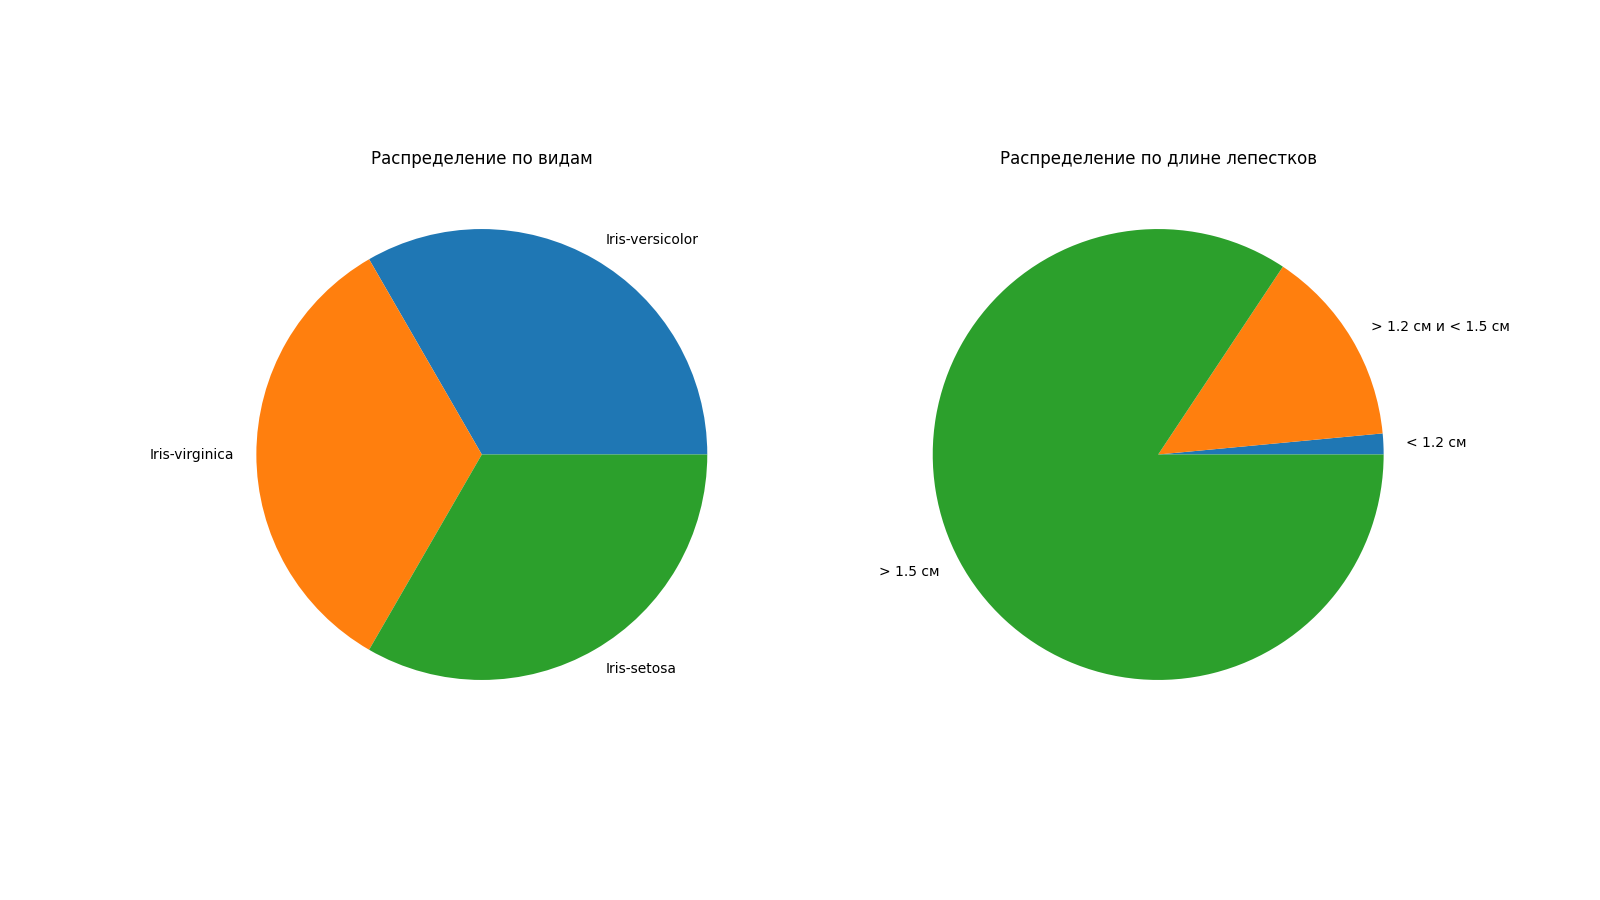

Generate this figure with Python:
import numpy as np
import pandas as pd
import matplotlib.pyplot as plt

df = pd.read_csv("iris_data.csv")
#print(df.head())

fig = plt.figure(figsize = (16, 9), dpi = 100)
ax1 = fig.add_subplot(121)
ax2 = fig.add_subplot(122)

#print(set(df["Species"]))
#{'Iris-versicolor', 'Iris-virginica', 'Iris-setosa'}
#print(df[df["SepalLengthCm"] > 5].count())

ax1.set_title("Распределение по видам")
ax1.pie([len(df[df["Species"] == "Iris-versicolor"]), len(df[df["Species"] == "Iris-virginica"]), len(df[df["Species"] == "Iris-setosa"])], labels = ['Iris-versicolor', 'Iris-virginica', 'Iris-setosa'])
ax2.set_title("Распределение по длине лепестков")
ax2.pie([len(df[df["PetalLengthCm"] < 1.2]), len(df[(df["PetalLengthCm"] > 1.2) & (df["PetalLengthCm"] < 1.5)]), len(df[df["PetalLengthCm"] > 1.5])], labels = ["< 1.2 см", "> 1.2 см и < 1.5 см", "> 1.5 см"])

plt.savefig("3.png")
plt.show()
